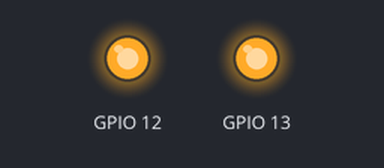
A program run on a simulated Raspberry Pi (BCM pin numbers), started with the argument 3. Parts: output pins drawn as LEDs (lit = HIGH). At 0.0 s the program stops and its outputs stay as they are.

Above: at 0.1 s.
Timing chart, 0 to 1.5 s (numbered marks = the images above):
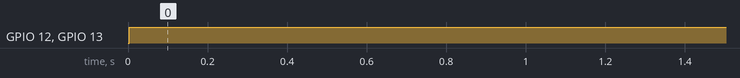

Measured:
- by itself, GPIO 12, GPIO 13: LOW → HIGH at 0.00 s

The program:

pwmtest.py
```python
# python pwmtest.py 650
# python pwmtest.py 0

import pigpio
import sys

PWM_PIN1_GPIO = 12  # board pin number 32
PWM_PIN2_GPIO = 13  # board pin number 33

PWM_FREQUENCY = int(sys.argv[1])
EFFECTIVE_DUTY_CYCLE = 0.5
MAX_DUTY_CYCLE = 1000000
DUTY_CYCLE = int(EFFECTIVE_DUTY_CYCLE * MAX_DUTY_CYCLE)

pi = pigpio.pi()


pi.hardware_PWM(PWM_PIN1_GPIO, PWM_FREQUENCY, DUTY_CYCLE)
pi.hardware_PWM(PWM_PIN2_GPIO, PWM_FREQUENCY, DUTY_CYCLE)
```
